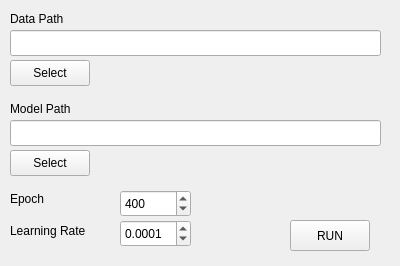
<?xml version="1.0" encoding="UTF-8"?>
<ui version="4.0">
 <class>Form</class>
 <widget class="QWidget" name="Form">
  <property name="geometry">
   <rect>
    <x>0</x>
    <y>0</y>
    <width>400</width>
    <height>266</height>
   </rect>
  </property>
  <property name="windowTitle">
   <string>Form</string>
  </property>
  <widget class="QPushButton" name="pushButton">
   <property name="geometry">
    <rect>
     <x>290</x>
     <y>220</y>
     <width>80</width>
     <height>31</height>
    </rect>
   </property>
   <property name="text">
    <string>RUN</string>
   </property>
  </widget>
  <widget class="QLineEdit" name="lineEdit_2">
   <property name="geometry">
    <rect>
     <x>10</x>
     <y>120</y>
     <width>371</width>
     <height>26</height>
    </rect>
   </property>
  </widget>
  <widget class="QLineEdit" name="lineEdit">
   <property name="geometry">
    <rect>
     <x>10</x>
     <y>30</y>
     <width>371</width>
     <height>26</height>
    </rect>
   </property>
  </widget>
  <widget class="QPushButton" name="pushButton_2">
   <property name="geometry">
    <rect>
     <x>10</x>
     <y>60</y>
     <width>80</width>
     <height>26</height>
    </rect>
   </property>
   <property name="text">
    <string>Select</string>
   </property>
  </widget>
  <widget class="QPushButton" name="pushButton_3">
   <property name="geometry">
    <rect>
     <x>10</x>
     <y>150</y>
     <width>80</width>
     <height>26</height>
    </rect>
   </property>
   <property name="text">
    <string>Select</string>
   </property>
  </widget>
  <widget class="QLabel" name="label">
   <property name="geometry">
    <rect>
     <x>10</x>
     <y>10</y>
     <width>101</width>
     <height>18</height>
    </rect>
   </property>
   <property name="text">
    <string>Data Path</string>
   </property>
  </widget>
  <widget class="QLabel" name="label_2">
   <property name="geometry">
    <rect>
     <x>10</x>
     <y>100</y>
     <width>91</width>
     <height>18</height>
    </rect>
   </property>
   <property name="text">
    <string>Model Path</string>
   </property>
  </widget>
  <widget class="QLabel" name="label_3">
   <property name="geometry">
    <rect>
     <x>10</x>
     <y>190</y>
     <width>81</width>
     <height>18</height>
    </rect>
   </property>
   <property name="text">
    <string>Epoch</string>
   </property>
  </widget>
  <widget class="QLabel" name="label_4">
   <property name="geometry">
    <rect>
     <x>10</x>
     <y>220</y>
     <width>101</width>
     <height>21</height>
    </rect>
   </property>
   <property name="text">
    <string>Learning Rate</string>
   </property>
  </widget>
  <widget class="QSpinBox" name="spinBox">
   <property name="geometry">
    <rect>
     <x>120</x>
     <y>190</y>
     <width>71</width>
     <height>27</height>
    </rect>
   </property>
   <property name="maximum">
    <number>10000</number>
   </property>
   <property name="singleStep">
    <number>50</number>
   </property>
   <property name="value">
    <number>400</number>
   </property>
  </widget>
  <widget class="QDoubleSpinBox" name="doubleSpinBox">
   <property name="geometry">
    <rect>
     <x>120</x>
     <y>220</y>
     <width>71</width>
     <height>27</height>
    </rect>
   </property>
   <property name="decimals">
    <number>4</number>
   </property>
   <property name="singleStep">
    <double>0.000010000000000</double>
   </property>
   <property name="value">
    <double>0.000100000000000</double>
   </property>
  </widget>
 </widget>
 <resources/>
 <connections/>
</ui>
